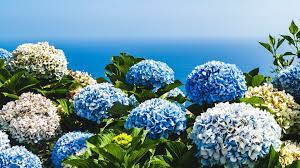
#> input picture flower_field.jpg, 300 x 168 px
$ python Extraction.py
#> lines starting #> are read from the running program, lines starting #| are printed output that depends on the picture; long printed decimals are rounded
# Import necessary libraries
import numpy as np
import cv2
from matplotlib import pyplot as plt
from sklearn.cluster import KMeans

# Read an image named "flower_field.jpg" using OpenCV
im = cv2.imread("flower_field.jpg")
#> im is the input picture: shape (168, 300, 3); mean B, G, R 155.8, 146.6, 113.4

# Convert the image from BGR to RGB color format
im = cv2.cvtColor(im, cv2.COLOR_BGR2RGB)

# Get the dimensions of the image
r, c = im.shape[:2]
#> r = 168; c = 300

# Define the desired output height
out_r = 200

# Resize the image to have the desired output height while maintaining aspect ratio
im = cv2.resize(im, (int(out_r * float(c) / r), out_r))
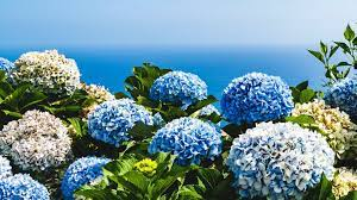
#> im: shape (200, 357, 3); mean R, G, B 113.3, 146.5, 155.7

# Reshape the image into a 2D array of pixels
pixels = im.reshape((-1, 3))

# Print the shape of the pixel array
print(pixels.shape)
#| (71400, 3)

# Display the resized image using Matplotlib
plt.imshow(im)
plt.show()

# Initialize a KMeans clustering model with 8 clusters
km = KMeans(n_clusters=8)

# Fit the KMeans model to the pixel data
km.fit(pixels)

# Get the cluster centers (colors) as an array of integers
colors = np.asarray(km.cluster_centers_, dtype='uint8')

# Print the colors representing the cluster centers
print(colors)

# Calculate the percentage of pixels assigned to each cluster
per = np.asarray(np.unique(km.labels_, return_counts=True)[1], dtype='float32')
per = per / pixels.shape[0]

# Print the percentage of pixels in each cluster
print(per)
#| [0.1078 0.1799 0.08367 0.1927  0.1773 0.08832
#|  0.08637 0.08391]

# Create a figure to display the dominant colors
plt.figure(0)

# Loop through the dominant colors and display them as patches
for ix in range(colors.shape[0]):
    patch = np.ones((100, 100, 3), dtype=np.uint8) * colors[ix]
    plt.subplot(1, colors.shape[0], ix + 1)
    plt.axis("off")
    plt.imshow(patch)

# Show the dominant colors
plt.show()
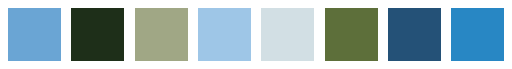
#> figure drawn by matplotlib, 8 panels

# Find the index of the dominant cluster (the one with the highest percentage)
dominant_cluster_index = np.argmax(per)
#> dominant_cluster_index = 3

# Get the color of the dominant cluster
dominant_color = colors[dominant_cluster_index]
#> dominant_color = [158, 198, 231]

# Create a patch with the dominant color
dominant_patch = np.ones((100, 100, 3), dtype=np.uint8) * dominant_color

# Display the dominant color as a patch
plt.figure()
plt.imshow(dominant_patch)
plt.axis("off")
plt.show()
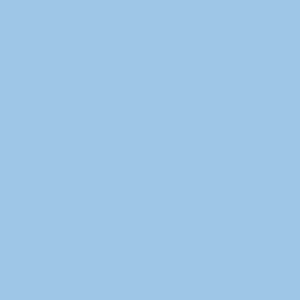
#> shown: shape (100, 100, 3) (shown 3 times larger); mean R, G, B 158, 198, 231
